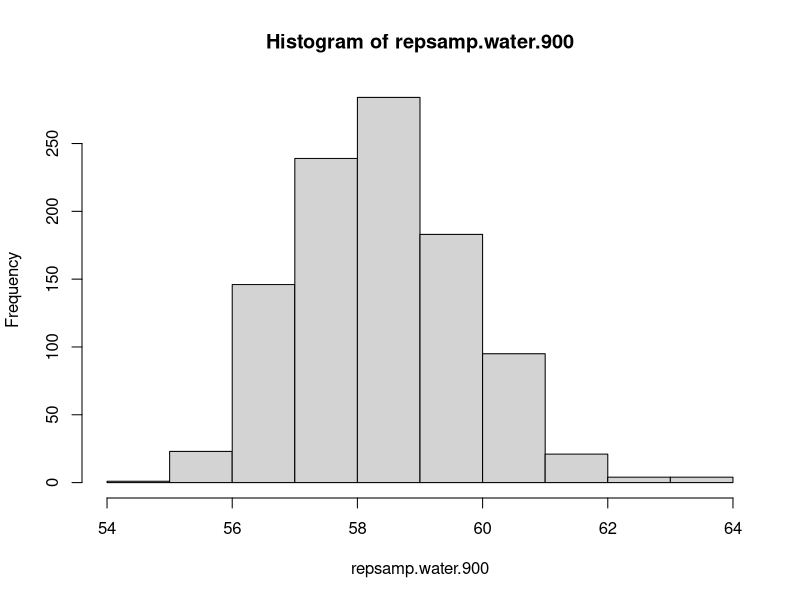
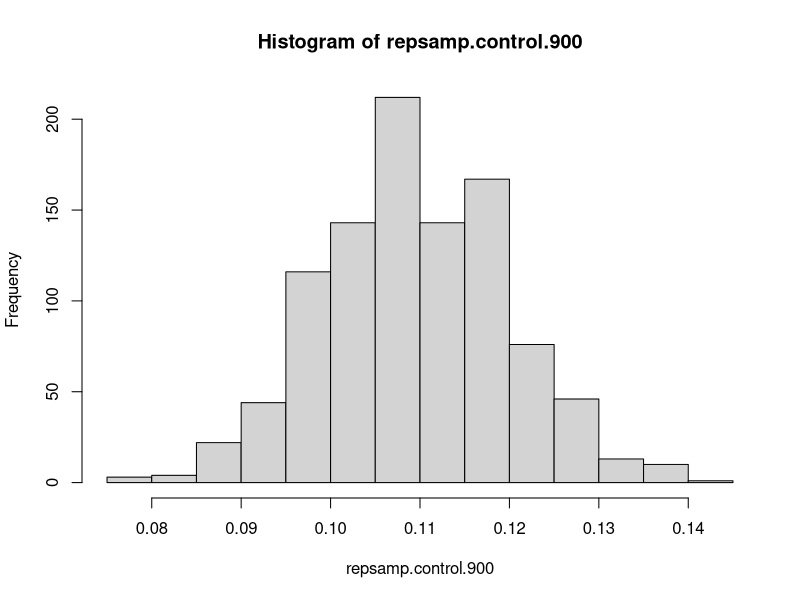
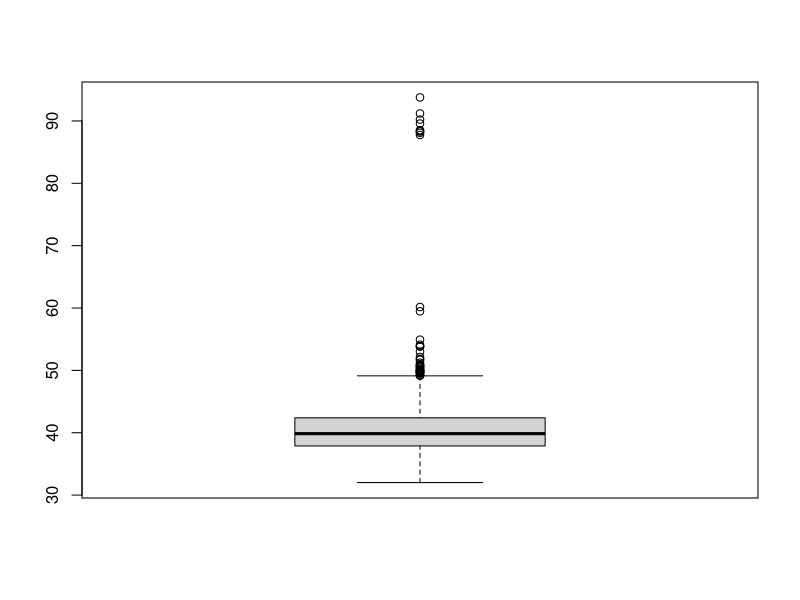
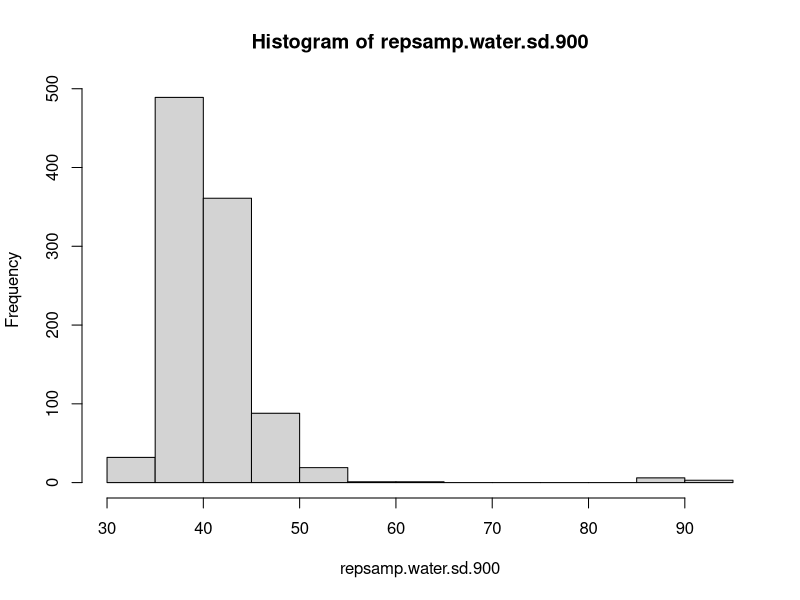
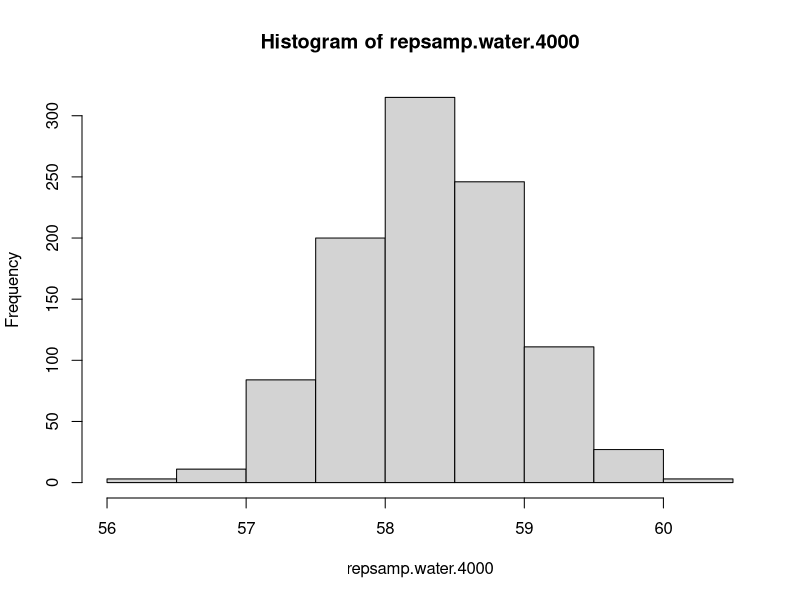
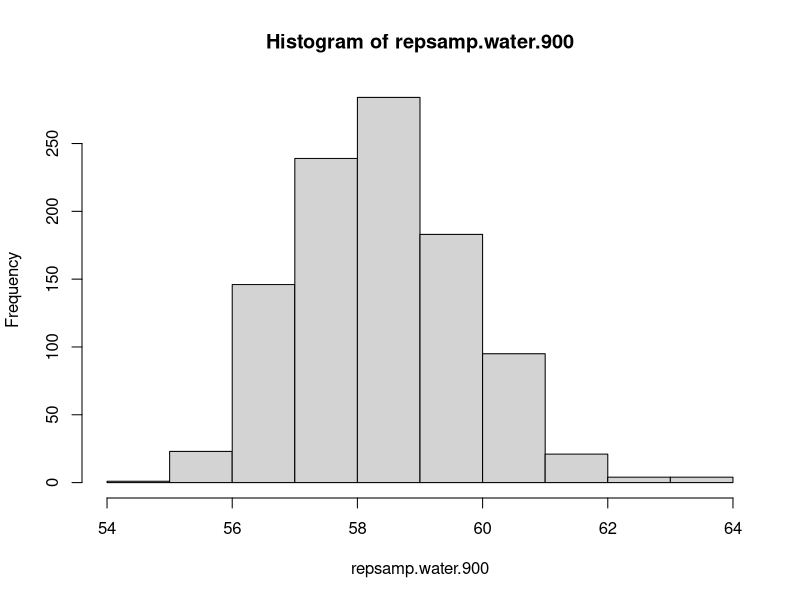
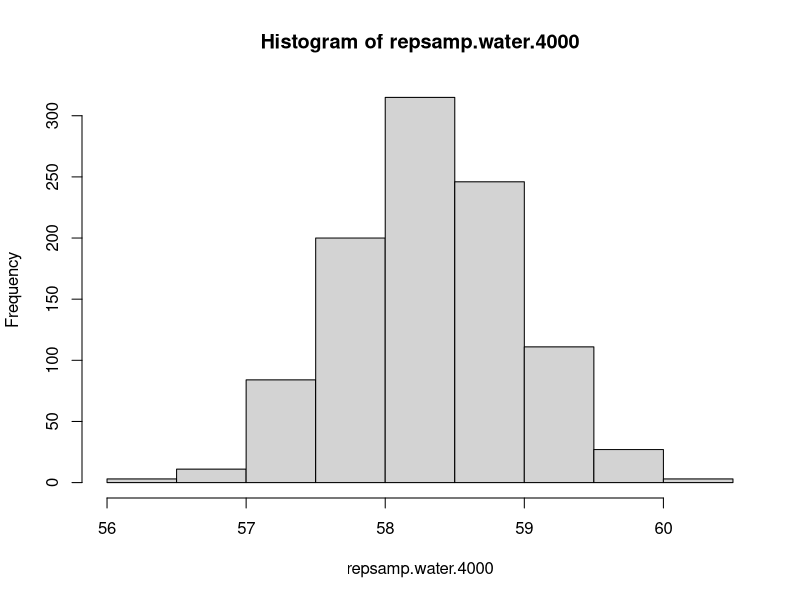

These charts were generated, in order, by the following R code:
## ---- chunk 1
set.seed(1988) # <-- This will make your Rmd have the same output every time. 
# Change the number in the command in line 42 when you do this HW (just change it once and keep it at 
# that value)
library(tidyverse)
water <- read.csv("data/water.csv") %>%
  mutate(control = ifelse(group == 1,1,0))
## ---- chunk 2
mean(water$WATER_2006)
sd(water$WATER_2006)
mean(water$control)

## ---- chunk 3
set.seed(1988)
samp1 <- sample_n(water, 900)
mean(samp1$WATER_2006)
sd(samp1$WATER_2006)
mean(samp1$control)
## ---- chunk 4
#' SimulateSamplingDistribution: draws specified number of samples from a dataframe representing a population; calculates a specified function of a specific variable for each sample
#'
#' @param population_data dataframe (or tibble) containing population data
#' @param number_samples number of samples to draw
#' @param sample_size number of observations to sample for each draw
#' @param variable_name variable of interest (e.g. a column within population_data)
#' @param statistic a statistic to calculate of the sampled variable of interest (e.g., mean, sd, median)
#' @param seed fixes the samples so that the same samples are drawn each time. this is set to a default value of 10 but can be changed if desired
#'
#' @return number_samples length vector of statistics for variable_name. this represents the sampling distribution of the statistics for samples of size sample_size

SimulateSamplingDistribution <- function(population_data, number_samples, 
                                          sample_size, variable_name, 
                                          statistic, seed = 10) {
  set.seed(seed)
  data_samples <- map(1:number_samples, ~sample_n(population_data, sample_size))
  res <- unlist(map(data_samples, ~statistic(.x[[variable_name]])))
  return(res)
}

#Uncomment and fill in each of the inputs below:

repsamp.water.900 <- SimulateSamplingDistribution(population_data = water, 
                                          number_samples = 1000, 
                                          sample_size = 900,
                                          variable_name =  "WATER_2006",
                                          statistic = mean, 
                                          seed = 10)


## ---- chunk 5
hist(repsamp.water.900)
summary(repsamp.water.900)
sd(repsamp.water.900)
## ---- chunk 6
se <- sd(repsamp.water.900)
se
pop_mean = mean(water$WATER_2006)
pop_mean
mean(repsamp.water.900 > pop_mean - se & repsamp.water.900 < pop_mean + se)
mean(repsamp.water.900 > pop_mean - 2*se & repsamp.water.900 < pop_mean + 2*se)

diff <- (mean(repsamp.water.900) - pop_mean)/se
diff
## ---- chunk 7
## Uncomment the below chunk and fill in the numbers!

 repsamp.control.900 <- SimulateSamplingDistribution(population_data = water, 
                                          number_samples = 1000, 
                                          sample_size = 900, 
                                          variable_name = "control", 
                                          statistic = mean, 
                                          seed = 10)
## ---- chunk 8
hist(repsamp.control.900)
mean(water$control)
summary(repsamp.control.900)
mean(repsamp.control.900)
sd.repsamp.c.900 <- sd(repsamp.control.900)
sd.repsamp.c.900
sd(water$control)
## ---- chunk 9
meanpop.control <- mean(water$control)
meanpop.control
mean(repsamp.control.900)
1-(mean(repsamp.control.900 > meanpop.control - 0.03 & 
          repsamp.control.900 < meanpop.control + 0.03))

## ---- chunk 10
se.control <- sd(repsamp.control.900)
se.control
meanpop.control
mean(repsamp.control.900 > meanpop.control - se.control & 
       repsamp.control.900 < meanpop.control + se.control)
mean(repsamp.control.900 > meanpop.control - 2*se.control & 
       repsamp.control.900 < meanpop.control + 2*se.control)
diff <- (mean(repsamp.control.900) - meanpop.control)/se.control
diff
## ---- chunk 11
#Uncomment and fill in below

repsamp.water.sd.900 <- SimulateSamplingDistribution(population_data = water, 
                                          number_samples = 1000, 
                                          sample_size = 900, 
                                          variable_name = "WATER_2006", 
                                          statistic = sd, 
                                          seed = 10)
## ---- chunk 12
boxplot(repsamp.water.sd.900)
hist(repsamp.water.sd.900)
summary(repsamp.water.sd.900)
sd(water$WATER_2006)

(93.77/sd(water$WATER_2006))
1- (32.01/sd(water$WATER_2006))
## ---- chunk 13
repsamp.water.4000 <- SimulateSamplingDistribution(population_data = water, 
                                          number_samples = 1000, 
                                          sample_size = 4000,
                                          variable_name =  "WATER_2006",
                                          statistic = mean, 
                                          seed = 10)
## ---- chunk 14
hist(repsamp.water.4000)
summary(repsamp.water.4000)
sd(repsamp.water.4000)
mean(water$WATER_2006)
sd(water$WATER_2006)
# comparison of the standard deviation
## ---- chunk 15
se.4000 <- sd(repsamp.water.4000)
se.4000
pop_mean = mean(water$WATER_2006)
mean(repsamp.water.4000 > pop_mean - se.4000 & 
       repsamp.water.4000 < pop_mean + se.4000)
mean(repsamp.water.4000 > pop_mean - 2*se.4000 & 
       repsamp.water.4000 < pop_mean + 2*se.4000)
## ---- chunk 16
hist(repsamp.water.900)
hist(repsamp.water.4000)
summary(repsamp.water.900)
summary(repsamp.water.4000)
